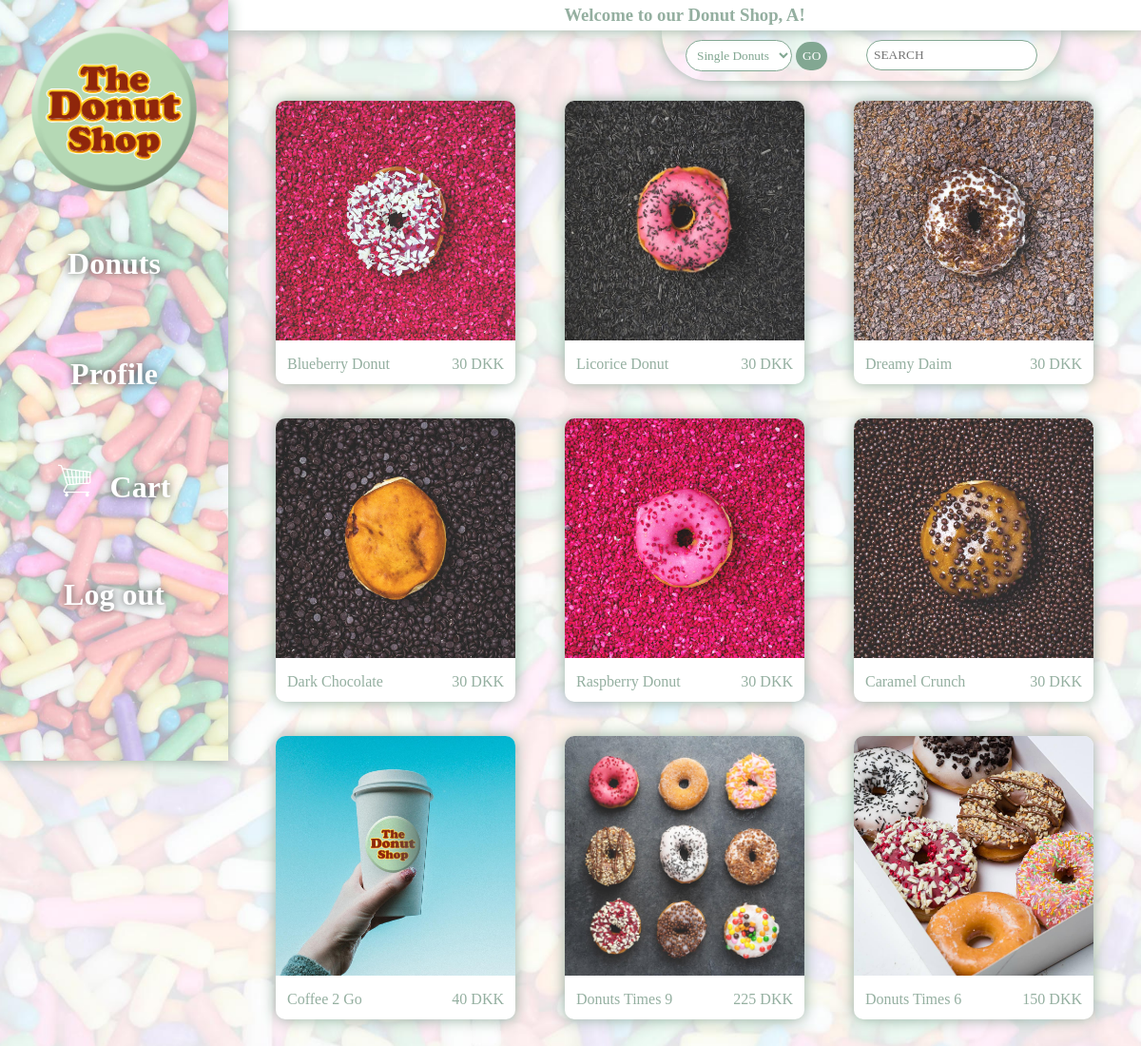
The page /shop.php (signed in) on the database its author committed.
### tables this page shows
CREATE TABLE `products` (
  `product_id` bigint(20) UNSIGNED NOT NULL,
  `product` varchar(50) NOT NULL,
  `category_fk` bigint(20) NOT NULL,
  `price_fk` bigint(20) UNSIGNED NOT NULL,
  `description` varchar(150) NOT NULL,
  `img` varchar(100) NOT NULL,
  `stock` int(11) NOT NULL
);

CREATE TABLE `prices` (
  `price_id` bigint(20) UNSIGNED NOT NULL,
  `price` double NOT NULL
);

### apis/api-show-all-products.php (the view, shortened to what this page needs)
<?php
require_once __DIR__.'/../connect.php';
try {
    if(!isset($_GET['submit']) && !isset($_GET['donutSearch'])) {
        $stmt = $db->prepare('SELECT products.product, products.img, products.product_id, products.price_fk, prices.price, prices.price_id FROM products
        INNER JOIN prices ON products.price_fk = prices.price_id');
        $stmt->execute();
        $products = $stmt->fetchAll();
        foreach ( $products as $product ) {
            echo "<div onclick='viewProduct($product->product_id)' class='product'>
            <img class='productImg' src='img/$product->img'>
            <div><p>$product->product</p><p>$product->price DKK</p></div></div>
            ";
        }
    }
} catch ( PDOException $e) {
    echo $e;
}

### top.php (shortened to what this page needs)
<!DOCTYPE html>
<html lang="en">
<head>
    <link rel="stylesheet" href="css/shop.css">
    <link rel="stylesheet" href="css/menu.css">
</head>
<body>
    <nav>
        <div>
            <a href="shop.php"><img id="logo" src="img/logo.png" alt=""></a>
            <div><a href="shop.php">Donuts</a></div>
            <div><a href="profile.php">Profile</a></div>
            <div><img src="img/icon-cart.png" alt=""><a href="cart.php">Cart</a></div>
            <div><a href="index.php">Log out</a></div>
        </div>
    </nav>

### shop.php (shortened to what this page needs)
<?php
require_once __DIR__.'/top.php';
?>
<h3 id="welcomeBar">Welcome to our Donut Shop, <?php echo $_SESSION['sUser'] ?>!</h3>
<div id="forms">
    <form id="filterByCategory" method="GET">
        <select name="category" id="category">
            <option name="1" value="1">Single Donuts</option>
        </select>
        <input type="submit" value="GO" name="submit">
    </form>
    <form action="" method="GET">
        <input id="donutSearch" type="text" placeholder="SEARCH">
    </form>
</div>
<div id="productContainer">
    <div id="filtered">
        <?php include __DIR__.'/apis/api-search.php'; ?>
        <?php include __DIR__.'/apis/api-show-all-products.php'; ?>
    </div>
</div>
<?php
require_once __DIR__.'/bottom.php';
?>

### bottom.php (shortened to what this page needs)
</body>
</html>

### css/shop.css (style rules this page uses)
* { padding: 0; margin: 0; font-family: 'Raleway'; box-sizing: border-box; }
body { width: 100vw; height: 100%; background-image: url(../img/modal.jpg); background-size: cover; background-position: center; background-attachment: fixed; background-repeat: no-repeat; }
#welcomeBar { position: absolute; top: 0; left: 20vw; width: 80vw; z-index: 4; background: white; text-align: center; padding: 5px; box-shadow: 0px 0px 15px rgb(148, 175, 160); color: rgb(148, 175, 160); }
#forms { position: absolute; top: 32px; z-index: 3; padding: 10px 25px; right: 7vw; display: flex; width: 35vw; justify-content: space-between; box-shadow: 0px 0px 15px rgb(148, 175, 160); border-bottom-left-radius: 50px; border-bottom-right-radius: 50px; }
p, h1, h2, h3 { color: rgb(148, 175, 160); }
#productContainer { width: 80vw; height: 100%; overflow: hidden; padding-top: 70px; }
#filtered { display: grid; grid-template-columns: 1fr 1fr 1fr; grid-column-gap: 2vw; grid-row-gap: 3vw; padding: 3vw; justify-items: center; }
.product { width: 21vw; background-color: white; cursor: pointer; box-shadow: 0px 0px 15px rgb(148, 175, 160); border-radius: 10px; }
.productImg { width: 21vw; height: auto; border-top-left-radius: 10px; border-top-right-radius: 10px; }
.product > div { display: flex; justify-content: space-between; padding: 1vw; }
input, select { background: white; color: rgb(130, 167, 146); padding: 7px; cursor: pointer; border: 1px solid rgb(130, 167, 146); border-radius: 50px; }
#filterByCategory input { background:rgb(130, 167, 146); color: white; padding: 7px; cursor: pointer; border: none; border-radius: 50px; }

### css/menu.css (style rules this page uses)
nav { z-index: 10; overflow: hidden; height: 100vh; width: 20vw; }
nav > div { background-image: url(../img/modal3.jpg); background-size: cover; background-position: center; height: 100vh; width: 20vw; display: grid; grid-template-rows: 0.75fr 0.5fr 0.5fr 0.5fr 0.5fr 0.5fr; position: fixed; top: 0; left: 0; justify-items: center; align-items: center; overflow: hidden; box-shadow: 0px 0px 15px rgb(148, 175, 160); }
nav > div > div > img { width: 35px; height: auto; margin-right: 20px; }
nav a { text-decoration: none; color: white; font-size: 2em; font-weight: 600; text-shadow: #3b3b3b 0px 0px 10px; }
body { display: grid; grid-template-columns: 1fr 1fr 1fr 1fr; }
#logo { width: 16vw; height: auto; margin-top: 20px; }

### rows shown on the page
products: img (picture), product "Blueberry Donut", prices.price "30"
products: img (picture), product "Licorice Donut", prices.price "30"
products: img (picture), product "Dreamy Daim", prices.price "30"
products: img (picture), product "Dark Chocolate", prices.price "30"
products: img (picture), product "Raspberry Donut", prices.price "30"
products: img (picture), product "Caramel Crunch", prices.price "30"
products: img (picture), product "Coffee 2 Go", prices.price "40"
products: img (picture), product "Donuts Times 9", prices.price "225"
products: img (picture), product "Donuts Times 6", prices.price "150"

### other values the page prints
$_SESSION['sUser'] "A"
